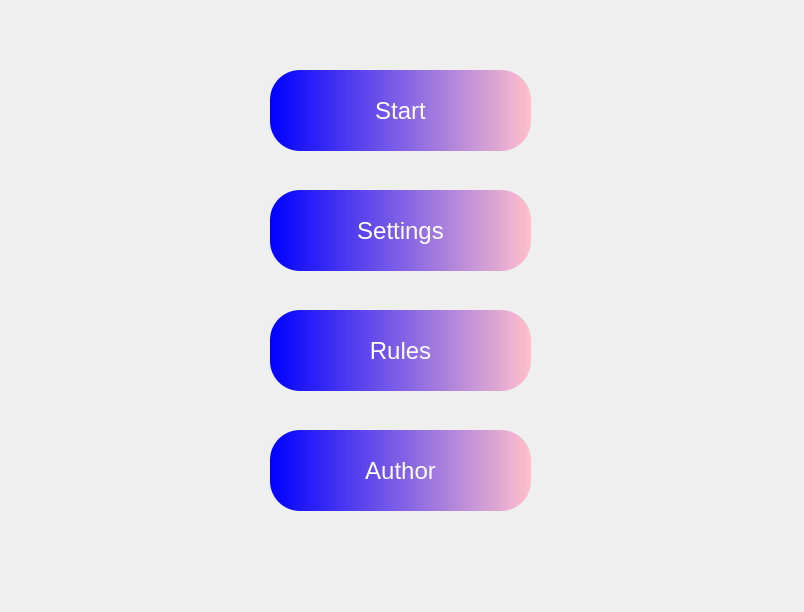
<?xml version="1.0" encoding="UTF-8"?>
<ui version="4.0">
 <class>MenuGame</class>
 <widget class="QMainWindow" name="MenuGame">
  <property name="geometry">
   <rect>
    <x>0</x>
    <y>0</y>
    <width>804</width>
    <height>612</height>
   </rect>
  </property>
  <property name="windowTitle">
   <string>Tetris</string>
  </property>
  <property name="styleSheet">
   <string notr="true"/>
  </property>
  <property name="animated">
   <bool>true</bool>
  </property>
  <widget class="QWidget" name="centralwidget">
   <widget class="QPushButton" name="pushButtonStart">
    <property name="enabled">
     <bool>true</bool>
    </property>
    <property name="geometry">
     <rect>
      <x>270</x>
      <y>70</y>
      <width>261</width>
      <height>81</height>
     </rect>
    </property>
    <property name="cursor">
     <cursorShape>PointingHandCursor</cursorShape>
    </property>
    <property name="styleSheet">
     <string notr="true">border-radius: 30px;
background-color: qlineargradient(spread:pad, x1:0, y1:0, x2:1, y2:0, stop:0 blue, stop:1 pink);
color: white;
font-size: 24px;
text-align: center;</string>
    </property>
    <property name="text">
     <string>Start</string>
    </property>
   </widget>
   <widget class="QPushButton" name="pushButtonSettings">
    <property name="geometry">
     <rect>
      <x>270</x>
      <y>190</y>
      <width>261</width>
      <height>81</height>
     </rect>
    </property>
    <property name="cursor">
     <cursorShape>PointingHandCursor</cursorShape>
    </property>
    <property name="styleSheet">
     <string notr="true">border-radius: 30px;
background-color: qlineargradient(spread:pad, x1:0, y1:0, x2:1, y2:0, stop:0 blue, stop:1 pink);
color: white;
font-size: 24px;
text-align: center;</string>
    </property>
    <property name="text">
     <string>Settings</string>
    </property>
   </widget>
   <widget class="QPushButton" name="pushButtonRules">
    <property name="geometry">
     <rect>
      <x>270</x>
      <y>310</y>
      <width>261</width>
      <height>81</height>
     </rect>
    </property>
    <property name="cursor">
     <cursorShape>PointingHandCursor</cursorShape>
    </property>
    <property name="styleSheet">
     <string notr="true">border-radius: 30px;
background-color: qlineargradient(spread:pad, x1:0, y1:0, x2:1, y2:0, stop:0 blue, stop:1 pink);
color: white;
font-size: 24px;
text-align: center;</string>
    </property>
    <property name="text">
     <string>Rules</string>
    </property>
   </widget>
   <widget class="QPushButton" name="pushButtonInfo">
    <property name="geometry">
     <rect>
      <x>270</x>
      <y>430</y>
      <width>261</width>
      <height>81</height>
     </rect>
    </property>
    <property name="cursor">
     <cursorShape>PointingHandCursor</cursorShape>
    </property>
    <property name="styleSheet">
     <string notr="true">border-radius: 30px;
background-color: qlineargradient(spread:pad, x1:0, y1:0, x2:1, y2:0, stop:0 blue, stop:1 pink);
color: white;
font-size: 24px;
text-align: center;</string>
    </property>
    <property name="text">
     <string>Author</string>
    </property>
   </widget>
  </widget>
 </widget>
 <resources/>
 <connections/>
</ui>
